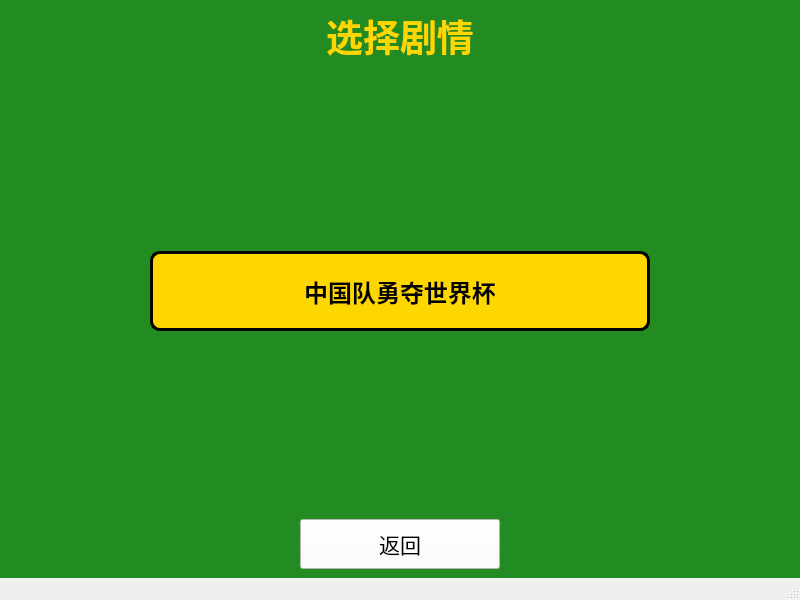
<?xml version="1.0" encoding="UTF-8"?>
<ui version="4.0">
 <class>StorySelectWindow</class>
 <widget class="QMainWindow" name="StorySelectWindow">
  <property name="geometry">
   <rect>
    <x>0</x>
    <y>0</y>
    <width>800</width>
    <height>600</height>
   </rect>
  </property>
  <property name="windowTitle">
   <string>选择剧情</string>
  </property>
  <widget class="QWidget" name="centralwidget">
   <property name="styleSheet">
    <string notr="true">background-color: #228B22;</string>
   </property>
   <layout class="QVBoxLayout" name="verticalLayout">
    <item>
     <widget class="QLabel" name="titleLabel">
      <property name="font">
       <font>
        <pointsize>28</pointsize>
        <bold>true</bold>
       </font>
      </property>
      <property name="alignment">
       <set>Qt::AlignCenter</set>
      </property>
      <property name="text">
       <string>选择剧情</string>
      </property>
      <property name="styleSheet">
       <string notr="true">color: #FFD700;</string>
      </property>
     </widget>
    </item>
    <item>
     <spacer name="verticalSpacer">
      <property name="orientation">
       <enum>Qt::Vertical</enum>
      </property>
      <property name="sizeHint" stdset="0">
       <size>
        <width>20</width>
        <height>100</height>
       </size>
      </property>
     </spacer>
    </item>
    <item>
     <layout class="QHBoxLayout" name="horizontalLayout">
      <item>
       <spacer name="horizontalSpacer">
        <property name="orientation">
         <enum>Qt::Horizontal</enum>
        </property>
        <property name="sizeHint" stdset="0">
         <size>
          <width>150</width>
          <height>20</height>
         </size>
        </property>
       </spacer>
      </item>
      <item>
       <widget class="QPushButton" name="chinaStoryButton">
        <property name="font">
         <font>
          <pointsize>18</pointsize>
          <bold>true</bold>
         </font>
        </property>
        <property name="text">
         <string>中国队勇夺世界杯</string>
        </property>
        <property name="minimumSize">
         <size>
          <width>500</width>
          <height>80</height>
         </size>
        </property>
        <property name="styleSheet">
         <string notr="true">background-color: #FFD700; color: #000000; border-radius: 10px; border: 3px solid #000000;</string>
        </property>
       </widget>
      </item>
      <item>
       <spacer name="horizontalSpacer_2">
        <property name="orientation">
         <enum>Qt::Horizontal</enum>
        </property>
        <property name="sizeHint" stdset="0">
         <size>
          <width>150</width>
          <height>20</height>
         </size>
        </property>
       </spacer>
      </item>
     </layout>
    </item>
    <item>
     <spacer name="verticalSpacer_2">
      <property name="orientation">
       <enum>Qt::Vertical</enum>
      </property>
      <property name="sizeHint" stdset="0">
       <size>
        <width>20</width>
        <height>150</height>
       </size>
      </property>
     </spacer>
    </item>
    <item>
     <layout class="QHBoxLayout" name="horizontalLayout_2">
      <item>
       <spacer name="horizontalSpacer_3">
        <property name="orientation">
         <enum>Qt::Horizontal</enum>
        </property>
        <property name="sizeHint" stdset="0">
         <size>
          <width>300</width>
          <height>20</height>
         </size>
        </property>
       </spacer>
      </item>
      <item>
       <widget class="QPushButton" name="backButton">
        <property name="font">
         <font>
          <pointsize>16</pointsize>
         </font>
        </property>
        <property name="text">
         <string>返回</string>
        </property>
        <property name="minimumSize">
         <size>
          <width>200</width>
          <height>50</height>
         </size>
        </property>
        <property name="styleSheet">
         <string notr="true">background-color: #FFFFFF; color: #000000;</string>
        </property>
       </widget>
      </item>
      <item>
       <spacer name="horizontalSpacer_4">
        <property name="orientation">
         <enum>Qt::Horizontal</enum>
        </property>
        <property name="sizeHint" stdset="0">
         <size>
          <width>300</width>
          <height>20</height>
         </size>
        </property>
       </spacer>
      </item>
     </layout>
    </item>
   </layout>
  </widget>
  <widget class="QMenuBar" name="menubar">
   <property name="geometry">
    <rect>
     <x>0</x>
     <y>0</y>
     <width>800</width>
     <height>26</height>
    </rect>
   </property>
  </widget>
  <widget class="QStatusBar" name="statusbar"/>
 </widget>
 <resources/>
 <connections/>
</ui>
